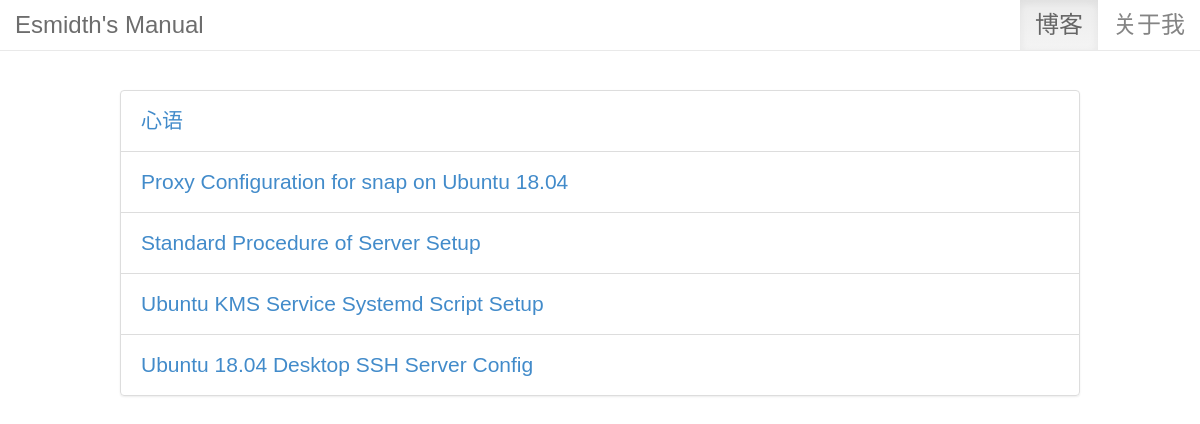
The app's page /, older data.
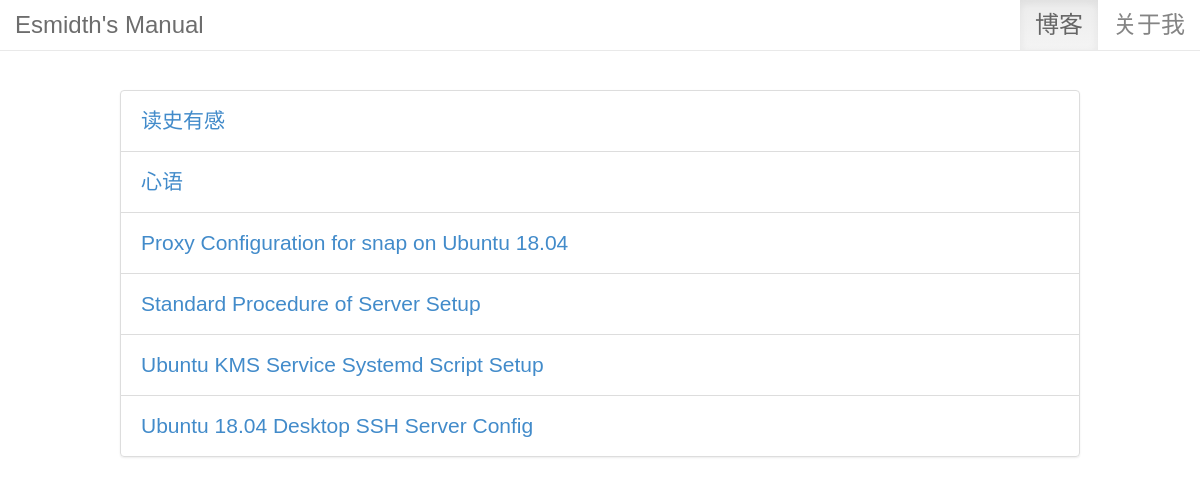
The same page, newer data.
### backend/models.py (models this page shows, shortened)
class Article(models.Model):
    created_time = models.DateTimeField(auto_now_add=True, verbose_name=u'创建时间')
    modified_time = models.DateTimeField(auto_now=True, verbose_name=u'更新时间')
    title = models.CharField(max_length=100, blank=False, default='No title', verbose_name=u'标题')
    content = MDTextField(verbose_name=u'正文')
    author = models.ForeignKey(Author, on_delete=models.CASCADE, verbose_name=u'作者')
    tags = models.ForeignKey(Tag, on_delete=models.CASCADE, default=None, null=True, blank=True, verbose_name=u'标签')
    views = models.PositiveIntegerField(default=0, verbose_name=u'阅读数')
    is_top = models.BooleanField(default=False, verbose_name=u'顶置文章')
    is_show = models.BooleanField(default=True, verbose_name=u'发布状态')
    post_type = models.CharField(max_length=20,
                                 choices=(('post', u'博客文章'),
                                          ('about', u'关于页面'),
                                          ('project', u'我的项目')),
                                 default='post',
                                 verbose_name=u'类型')
    def get_absolute_url(self):
        return reverse('backend:articles', kwargs={'pk': self.pk})
    class Meta:
        ordering = ['-is_top', '-created_time']
        verbose_name_plural = u'博客文章'
        verbose_name = u'博客文章'

### backend/views.py (the view)
# urls.py: path('', BlogViews.Index().index, name='Index'),
    def index(self, request):
        article_list = Article.objects.filter(is_show=True, post_type='post')
        page = request.GET.get('page')
        return self.get_data(article_list=article_list, page=page, request=request)

### backend/templatetags/blog_tags.py (called while the page is built)
@register.simple_tag
def get_index_articles():
    return Article.objects.filter(is_show=True).order_by('-created_time')

### backend/views.py (called while the page is built)
def MD():
    return markdown.Markdown(extensions=[
        'markdown.extensions.extra',
        'markdown.extensions.codehilite',
        'markdown.extensions.admonition',
        TocExtension(slugify=slugify)
    ])

    def get_data(self, article_list, page, request):
        article_list = self.Pagination(article_list=article_list, page=page)
        for i in range(len(article_list)):
            md = MD()
            article_list[i].content = md.convert(article_list[i].content)
            article_list[i].toc = md.toc
        return render(request, '../templates/index.html', context={'article_list': article_list})

    def Pagination(self, article_list, page: int):
        paginator = Paginator(article_list, self.per_page)
        try:
            article_list = paginator.page(page)
        except PageNotAnInteger:
            article_list = paginator.page(1)
        except EmptyPage:
            article_list = paginator.page(paginator.num_pages)
        return article_list

### templates/index.html (shortened to what this page needs)
{% load static %}
{% load blog_tags %}
<html>
<head>
    <link rel="stylesheet" href="{% static 'css/bootstrap.min.css' %}">
    <link rel="stylesheet" href="{% static 'css/bootstrap-theme.min.css' %}">
    <link rel="stylesheet" href="{% static 'css/home.css' %}" type="text/css">
</head>
<body>
<nav class="navbar navbar-default navbar-fixed-top" style="opacity: .9" role="navigation">
    <div class="container-fluid">
        <div class="navbar-header">
            <a class="navbar-brand" href="#">Esmidth's Manual</a>
        </div>
        <div class="collapse navbar-collapse" id="bs-example-navbar-collapse-1">
            <ul class="nav navbar-nav navbar-right">
                <li class="active"><a href="">博客</a></li>
                <li><a href="{% url 'backend:About' %}">关于我</a></li>
            </ul>
        </div>
    </div>
</nav>
<div class="outer">
    <ul class="list-group">
        {% get_index_articles as articles %}
        {% for article in articles %}
            <li class="list-group-item title">
                <a href="{{ article.get_absolute_url }}">{{ article.title }}</a>
            </li>
        {% endfor %}
    </ul>
</div>
</body>
</html>

### static/css/home.css (style rules this page uses)
* { box-sizing: border-box; }
body { font-family: STFangSong, Helvetica, Arial, Vernada, Tahoma, STXihei, "Microsoft YaHei", "Songti SC", SimSun, Heiti, sans-serif; font-size: 21px; }
.navbar-brand { font-family: "Palatino Linotype", "Book Antiqua", Palatino, Helvetica, STKaiti, SimSun, serif; font-size: 100%; }
.title a { display: block; }
.title { cursor: pointer; padding: 15px 20px; }
.navbar-default { background-image: none; background-color: #fff; box-shadow: none; font-size: 100%; }
.navbar-brand, .navbar-nav { font-size: 24px; }
div.outer { margin: 5% 10% 2% 10%; }

Row changes from the older to the newer data that the page shows:
added Article: title "读史有感"
